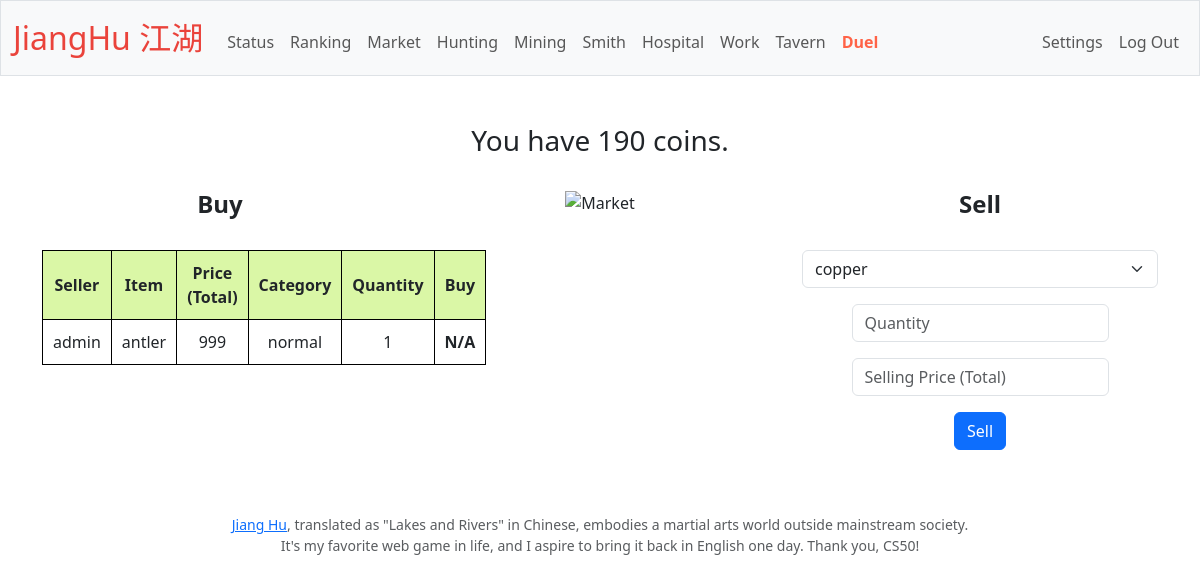
Screenshot of /market (signed in) with the database file from the repository.
### tables this page shows
CREATE TABLE 'user_status' (
userid INTEGER NOT NULL, 
stamina INTEGER NOT NULL DEFAULT 100,
coins INTEGER NOT NULL DEFAULT 100,
hp INTEGER NOT NULL DEFAULT 100,'attk' INTEGER NOT NULL DEFAULT 1,'def' INTEGER NOT NULL DEFAULT 1,
weapon TEXT,'armour' TEXT, 'exp' INTEGER NOT NULL DEFAULT 0, 'time_in' DATETIME,
FOREIGN KEY (userid) REFERENCES users(id)
);

CREATE TABLE 'market' (
userid INTEGER NOT NULL,
name TEXT NOT NULL,
coins INTEGER NOT NULL, 'quantity'  INTEGER NOT NULL  , 'category' TEXT, 'transaction_id'  INTEGER PRIMARY KEY NOT NULL  ,
FOREIGN KEY (userid) REFERENCES users(id)
);

CREATE TABLE users (
id INTEGER PRIMARY KEY AUTOINCREMENT NOT NULL, 
username TEXT NOT NULL,
hash TEXT NOT NULL,
status TEXT NOT NULL DEFAULT active, 
level INTEGER NOT NULL DEFAULT 1,
fame INTEGER NOT NULL DEFAULT 0,
registration_time TEXT NOT NULL
);

### app.py (the view)
@app.route("/market", methods=["GET", "POST"])
@login_required
def market():
    items = db.execute("SELECT name, category, quantity FROM items WHERE userid = ?", session["user_id"])
    market_list = db.execute("SELECT username, name, coins, category, quantity FROM market JOIN users ON users.id = market.userid")
    profile = db.execute("SELECT coins FROM user_status WHERE userid = ?", session["user_id"])
    profile = profile[0]
    if request.method == "POST":
        if request.form.get("sell"):
            sell = request.form.get("sell")
            sell = ast.literal_eval(sell)
            item = sell[0]
            category = sell[1]
            quantity = int(request.form.get("quantity"))
            price = request.form.get("price")
            actual_quantity = db.execute("SELECT quantity FROM items WHERE userid = ? AND name = ?", session["user_id"], item)
            actual_quantity = actual_quantity[0]['quantity']
            if actual_quantity < quantity:
                return apology("You cannot sell more than you have!", 400)
            db.execute("INSERT INTO market (userid, name, coins, quantity, category) VALUES (?, ?, ?, ?, ?)", session["user_id"], item, price, quantity, category)
            db.execute("UPDATE items SET quantity = quantity - ? WHERE userid = ? AND name = ?", quantity, session["user_id"], item)
            flash("You have successfully sell an item!")
            return redirect("/market")
        elif request.form.get("buy"):
            buy = request.form.get("buy")
            buy = ast.literal_eval(buy)
            db.execute("UPDATE user_status SET coins = coins - ? WHERE userid = ?", buy['coins'], session["user_id"])
            check_item = db.execute("SELECT * FROM items WHERE userid = ? AND name = ?", session["user_id"], buy['name'])
            if len(check_item) == 0:
                db.execute("INSERT into items (userid, name, category, quantity) VALUES (?, ?, ?, ?)", session["user_id"], buy['name'], buy['category'], buy['quantity'])
            else:
                db.execute("UPDATE items SET quantity = quantity + ? WHERE userid = ? AND name = ?", buy['quantity'], session["user_id"], buy['name'])
            db.execute("UPDATE user_status SET coins = coins + ? WHERE userid = ?", buy['coins'], buy['userid'])
            db.execute("DELETE FROM market WHERE userid = ? AND name = ?", buy["userid"], buy['name'])
            flash("You have successfully bought an item!")
            return redirect("/market")
        else:
            return redirect("/market")
    else:
        return render_template("market.html", items=items, market=market_list, profile=profile, id=session["user_id"])

### app.py (called while the page is built)
@app.after_request
def after_request(response):
    response.headers["Cache-Control"] = "no-cache, no-store, must-revalidate"
    response.headers["Expires"] = 0
    response.headers["Pragma"] = "no-cache"
    return response

### helpers.py (called while the page is built)
def login_required(f):
    @wraps(f)
    def decorated_function(*args, **kwargs):
        if session.get("user_id") is None:
            return redirect("/login")
        return f(*args, **kwargs)
    return decorated_function

### templates/market.html (shortened to what this page needs)
{% extends "layout.html" %}
{% block main %}
    <h3>You have {{ profile['coins'] }} coins.</h3><br>
    <div class="container">
        <div class="row align-items-start">
            <div class="col-4 order-2">
                <img src="https://p3.itc.cn/images01/20230320/6045e97d8b9f4695aa091ddf3c31302a.jpeg" alt="Market" style="width:307px;height:240px">
            </div>
            <div class="col-4 order-1">
                <h4 text-align="center"><b>Buy</b></h4><br>
                <form action="/market" method="post">
                    <table>
                        <tr>
                            <th>Seller</th>
                            <th>Item</th>
                            <th>Price (Total)</th>
                            <th>Category</th>
                            <th>Quantity</th>
                            <th>Buy</th>
                        </tr>
                        {% for item in market %}
                            <tr>
                                {% for key, value in item.items() %}
                                    <td> {{ value }} </td>
                                {% endfor %}
                                {% if profile['coins'] >= item['coins'] %}
                                    <td><button class="btn btn-primary" name="buy" value="{{ item }}" type="submit">Confirm</button></td>
                                {% else %}
                                    <td><b>N/A</b></td>
                                {% endif %}
                            </tr>
                        {% endfor %}
                    </table>
                </form><br>
            </div>
            <div class="col-4 order-3">
                <h4 text-align="center"><b>Sell</b></h4><br>
                <form action="/market" method="post">
                    <select class="form-select" name="sell" required>
                        {% for item in items %}
                        <option mx-auto w-auto value="{{ item['name'], item['category'] }}"> {{ item['name'] }}</option>
                        {% endfor %}
                    </select>
                    <p>
                    <div class="mb-3">
                        <input autocomplete="on" autofocus class="form-control mx-auto w-auto" id="quantity" name="quantity" placeholder="Quantity" type="number" min="1" required>
                    </div>
                    <div class="mb-3">
                        <input autocomplete="on" autofocus class="form-control mx-auto w-auto" id="price" name="price" placeholder="Selling Price (Total)" type="number" min="1" required>
                    </div>
                    <button class="btn btn-primary" type="submit">Sell</button>
                    </p>
                </form>
            </div>
{% endblock %}

### static/styles.css (style rules this page uses)
table { border: 1px solid black; width: 30%; margin: 0 auto; }
th, td { border: 1px solid black; padding: 10px; text-align: center; }
th { background-color: #DAF7A6; }

### rows the page displays
user_status: coins "190"
market: username "admin", name "antler", coins "999", category "normal", item "1", shows "N/A"

### other values shown
form field sell "copper"
